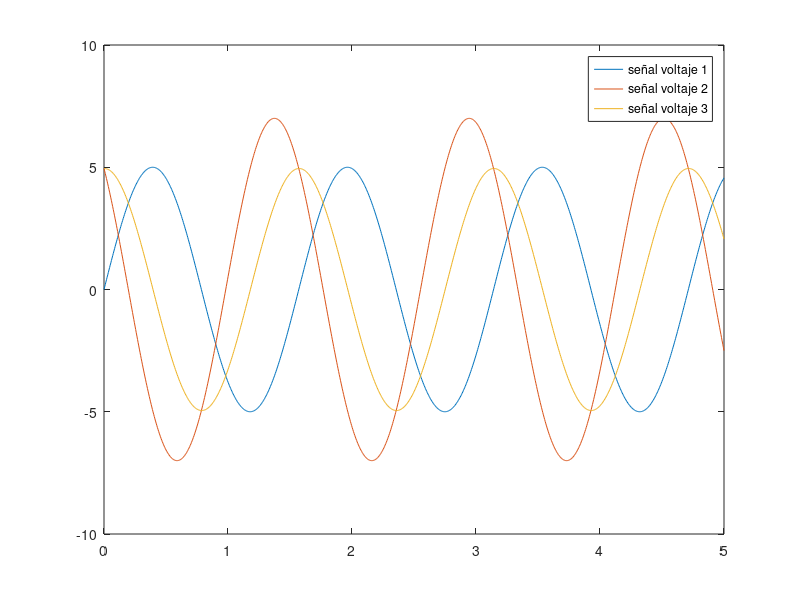

Write MATLAB code to recreate this figure.
t=linspace(0,5,1000);
v1=5*sin(4*t);
v2=7*sin(4*t+3*pi/4);
v3=v1+v2;
plot(t,v1,t,v2,t,v3);
legend('señal voltaje 1','señal voltaje 2','señal voltaje 3');
